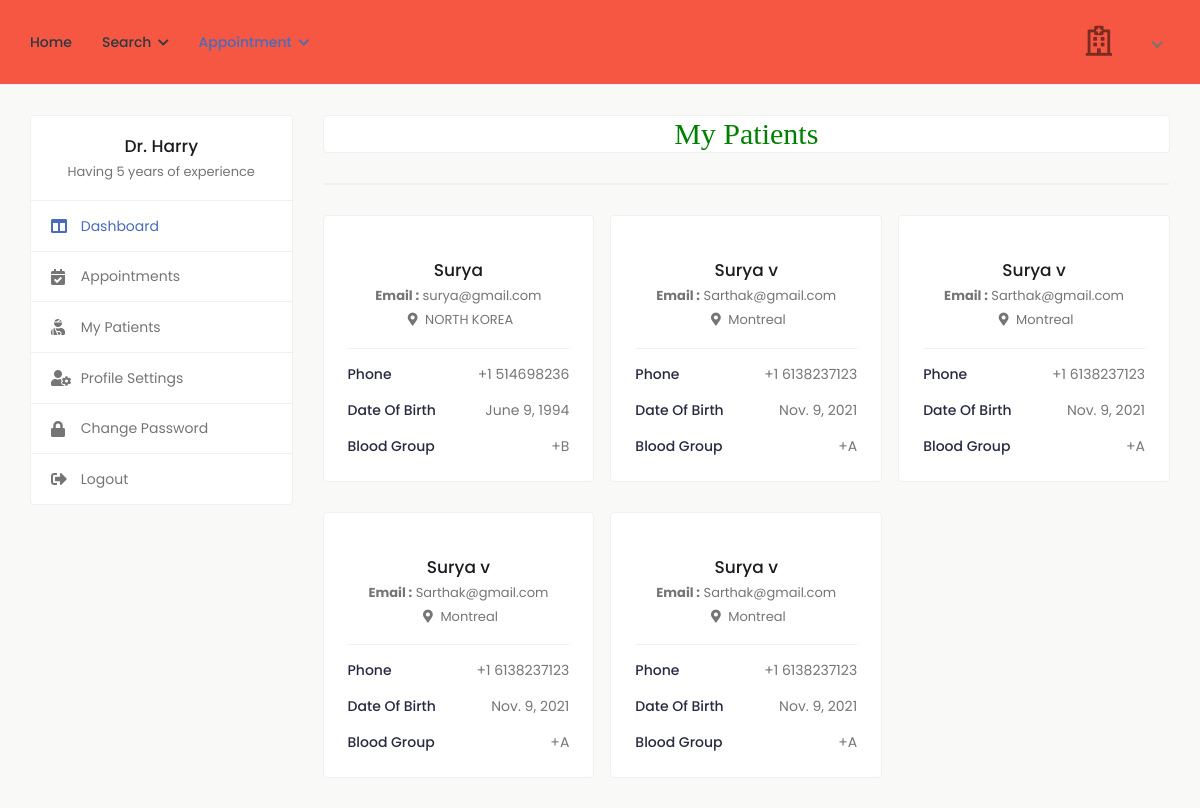
The page /my_patient (signed in) on the database its author committed.
### health/models.py (models this page shows, shortened)
class Doctor(models.Model):
    status = models.CharField(max_length=100,null=True)
    user = models.ForeignKey(User, on_delete=models.CASCADE, null=True)
    mobile = models.CharField(max_length=10, null=True)
    address = models.CharField(max_length=100, null=True)
    experience = models.CharField(max_length=100, null=True)
    specialist = models.CharField(max_length=100, null=True)
    daystiming = models.CharField(max_length=100, null=True)
    timing = models.CharField(max_length=100, null=True)
    dob = models.DateField(null=True)
    gender = models.CharField(max_length=100,choices=gender,null=True)
    biography = models.TextField(null=True)

class Appointment(models.Model):
    doctor=models.ForeignKey(Doctor, on_delete=models.CASCADE, null=True)
    patient=models.ForeignKey(Patient, on_delete=models.CASCADE, null=True)
    a_date=models.DateField(null=True)
    a_timing=models.CharField(max_length=100,null=True)
    status=models.CharField(max_length=100,null=True)
    p_status=models.CharField(max_length=100,null=True)

class Patient(models.Model):
    user = models.ForeignKey(User,on_delete=models.CASCADE,null=True)
    blood_group = models.CharField(max_length=10,choices=blood_group,null=True)
    ex_year= models.CharField(max_length=10,null=True)
    ex_month= models.CharField(max_length=10,null=True)
    mobile = models.CharField(max_length=10,null=True)
    address = models.CharField(max_length=100,null=True)
    dob = models.DateField(null=True)

### health/views.py (the view)
# urls.py: path('my_patient', my_patient, name="my_patient"),
def my_patient(request):
    if not access(request.user):
        messages.success(request,'Update Your Profile and Wait for Verification')
        return redirect('doctor_profile')
    data = Appointment.objects.filter(doctor=Doctor.objects.get(user=request.user),status="confirmed")
    d = {'data':data}
    return render(request,'doctor/my_patient.html',d)

### health/views.py (called while the page is built)
def access(user):
    try:
        user = Doctor.objects.get(user=user)
        if user.status == "pending":
            return False
        else:
            return True
    except:
           pass

### health/templates/doctor/my_patient.html (shortened to what this page needs)
{% extends 'doctor/sidebar.html' %}
{% load widget_tweaks %}
{% block b %}
{% load static %}
<h2 style="font-family:roman;color:green" align="center" class="card">My Patients </h2>
<div class="card">
</div>
							<div class="row row-grid">
								{% for i in data %}
								<div class="col-md-6 col-lg-4 col-xl-3">
									<div class="card widget-profile pat-widget-profile">
										<div class="card-body">
											<div class="pro-widget-content">
												<div class="profile-info-widget">
													<div class="profile-det-info">
														<h3>{{i.patient.user.first_name}} {{i.patient.user.last_name}}</h3>
														<div class="patient-details">
															<h5><b>Email :</b> {{i.patient.user.email}}</h5>
															<h5 class="mb-0"><i class="fas fa-map-marker-alt"></i> {{i.patient.address}}</h5>
														</div>
													</div>
												</div>
											</div>
											<div class="patient-info">
												<ul>
													<li>Phone <span>+1 {{i.patient.mobile}}</span></li>
													<li>Date of Birth <span>{{i.patient.dob}}</span></li>
													<li>Blood Group <span>{{i.patient.blood_group}}</span></li>
												</ul>
											</div>
										</div>
									</div>
								</div>
						{% endfor %}
                        </div>
{% endblock %}

### health/templates/doctor/sidebar.html (shortened to what this page needs)
{% extends 'doctor/doctor_navigation.html' %}
{% block body %}
{% load static %}
			<div class="content">
				<div class="container-fluid">
					<div class="row">
						<div class="col-md-5 col-lg-4 col-xl-3 theiaStickySidebar">
							<div class="profile-sidebar">
								<div class="widget-profile pro-widget-content">
									<div class="profile-info-widget">
										<div class="profile-det-info">
											<h3>Dr. {{request.user.first_name}} {{request.user.last_name}}</h3>
											<div class="patient-details">
												<h5 class="mb-0">{{request.user.doctor_set.all.0.biography}}</h5>
											</div>
										</div>
									</div>
								</div>
								<div class="dashboard-widget">
									<nav class="dashboard-menu">
										<ul>
											<li class="active">
												<a href="{% url 'doctor_dashboard' %}">
													<i class="fas fa-columns"></i>
													<span>Dashboard</span>
												</a>
											</li>
											<li>
												<a href="{% url 'confirmed_d_appointment' %}">
													<i class="fas fa-calendar-check"></i>
													<span>Appointments</span>
												</a>
											</li>
											<li>
												<a href="{% url 'my_patient' %}">
													<i class="fas fa-user-injured"></i>
													<span>My Patients</span>
												</a>
											</li>
											<li>
												<a href="{% url 'doctor_profile' %}">
													<i class="fas fa-user-cog"></i>
													<span>Profile Settings</span>
												</a>
											</li>
											<li>
												<a href="{% url 'doctor_change_password' %}">
													<i class="fas fa-lock"></i>
													<span>Change Password</span>
												</a>
											</li>
											<li>
												<a href="{% url 'logout' %}">
													<i class="fas fa-sign-out-alt"></i>
													<span>Logout</span>
												</a>
											</li>
										</ul>
									</nav>
								</div>
							</div>
						</div>
						<div class="col-md-7 col-lg-8 col-xl-9">
                            {% block b %}
                            {% endblock %}
                            </div>
					</div>
				</div>
			</div>
{% endblock %}

### rows shown on the page
Appointment: patient.user.first_name "Surya", patient.user.email "surya@gmail.com", patient.address "NORTH KOREA", patient.mobile "514698236", patient.dob "June 9, 1994", patient.blood_group "+B"
Appointment: patient.user.first_name "Surya", patient.user.last_name "v", patient.user.email "Sarthak@gmail.com", patient.address "Montreal", patient.mobile "6138237123", patient.dob "Nov. 9, 2021", patient.blood_group "+A"
Appointment: patient.user.first_name "Surya", patient.user.last_name "v", patient.user.email "Sarthak@gmail.com", patient.address "Montreal", patient.mobile "6138237123", patient.dob "Nov. 9, 2021", patient.blood_group "+A"
Appointment: patient.user.first_name "Surya", patient.user.last_name "v", patient.user.email "Sarthak@gmail.com", patient.address "Montreal", patient.mobile "6138237123", patient.dob "Nov. 9, 2021", patient.blood_group "+A"
Appointment: patient.user.first_name "Surya", patient.user.last_name "v", patient.user.email "Sarthak@gmail.com", patient.address "Montreal", patient.mobile "6138237123", patient.dob "Nov. 9, 2021", patient.blood_group "+A"

### other values the page prints
{{ request.user.first_name }} "Harry"
{{ request.user.doctor_set.all.0.biography }} "Having 5 years of experience"
